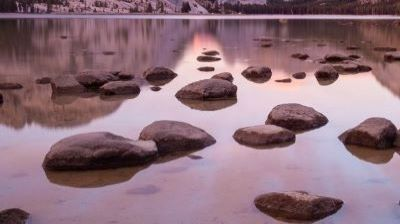
#> input picture img/img1.jpg, 400 x 224 px
$ python addImg.py
#> lines starting #> are read from the running program, lines starting #| are printed output that depends on the picture
import cv2 as cv
import numpy as np


def addImg(img1, img2):
    i1 = img1.astype('float')
    i2 = img2.astype('float')

    img3 = np.subtract(i1, i2)
    img3[img3 < 255] = 255
    return img3.astype('uint8')

img1 = cv.imread("img/img1.jpg")
#> img1 is the input picture: shape (224, 400, 3); mean B, G, R 123.6, 112.4, 142.4
img2 = cv.imread("img/img2.jpg")
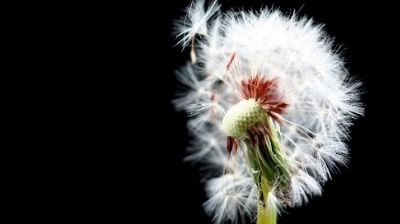
#> input picture img/img2.jpg, 400 x 224 px
#> img2 is the input picture: shape (224, 400, 3); mean B, G, R 57.6, 59.1, 59.3

img3 = addImg(img1, img2)
#> in addImg, `img3 = np.subtract(i1, i2)`:
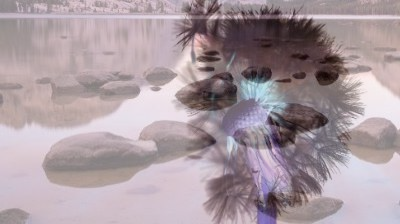
#> img3: shape (224, 400, 3) float64; mean B, G, R 66, 53.2, 83; drawn with min black and max white
#> in addImg, `img3[img3 < 255] = 255`: img3: shape (224, 400, 3) float64; every value is 255
#> in addImg, `return img3.astype('uint8')`: returned value: shape (224, 400, 3); every value is 255
cv.imwrite("img/img3.jpg", img3)
cv.imshow("Adding Image", img3)
cv.waitKey(0)

# [8 lines of commented-out code are left out]
